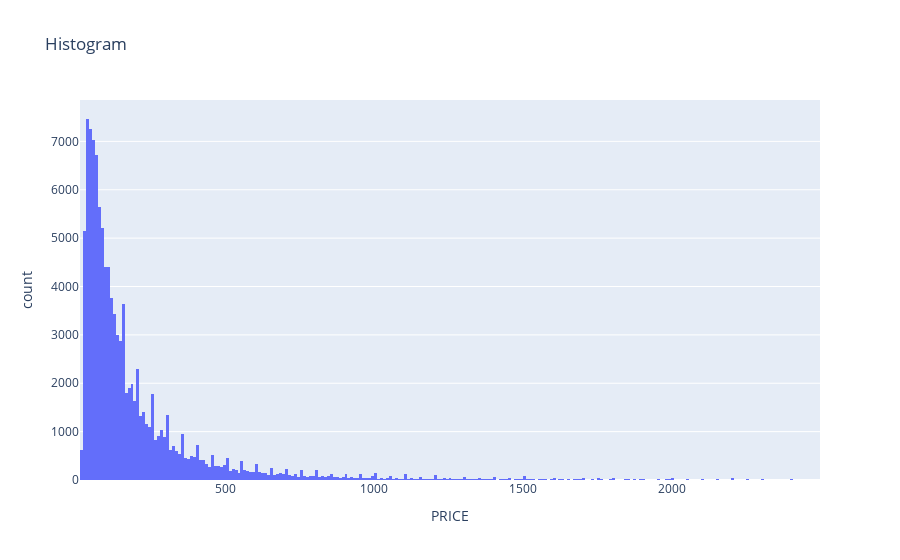

The cell this chart's notebook holds for it:
### Code cell
px.histogram(df_train, x=target_col, title="Histogram")

### Figure 1 — Plotly figure (JSON) as saved in the notebook; plotly's stock layout.template omitted (floating-point values rounded to 4 significant figures; data arrays with more than 128 entries replaced by an {"elided": "..."} marker saying what was removed)
{"data": [{"alignmentgroup": "True", "bingroup": "x", "hovertemplate": "PRICE=%{x}<br>count=%{y}<extra></extra>", "legendgroup": "", "marker": {"color": "#636efa"}, "name": "", "offsetgroup": "", "orientation": "v", "showlegend": false, "type": "histogram", "x": {"elided": "110341 int values"}, "xaxis": "x", "yaxis": "y"}], "layout": {"barmode": "relative", "legend": {"tracegroupgap": 0}, "title": {"text": "Histogram"}, "xaxis": {"anchor": "y", "domain": [0, 1], "title": {"text": "PRICE"}}, "yaxis": {"anchor": "x", "domain": [0, 1], "title": {"text": "count"}}}}
